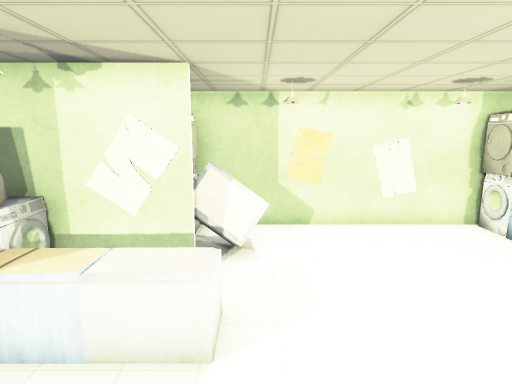
view 1 (above)

15 first-person views from a walk through a 3-D level made in the Unity game engine. The camera is 1.4 m above the floor, tilts 10° down and sees 75° across. The floor is counted in squares, 0.5 m on a side. Each view is taken from the middle of a square. On the plan, view 1 faces up. The plan holds only what a view shows up to about 20 squares ahead; the rest is blank. Some surface patterns are stand-ins.

view 2
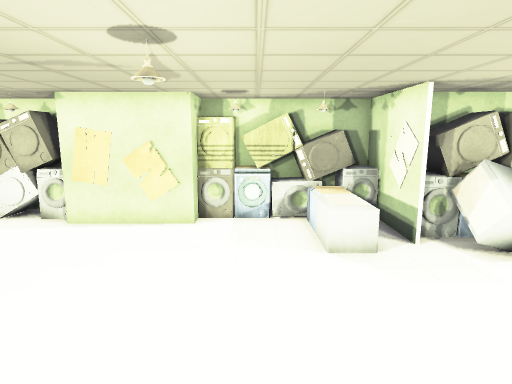

view 3
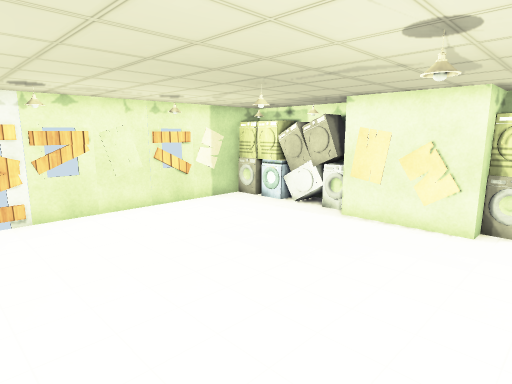

view 4
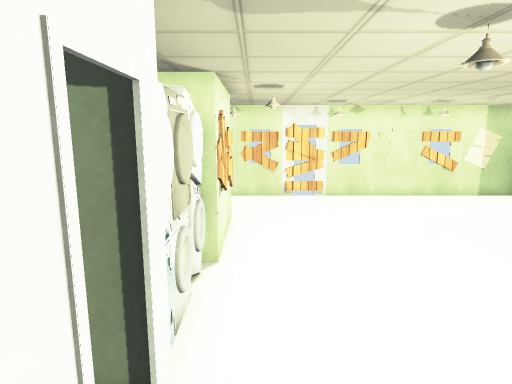

view 5
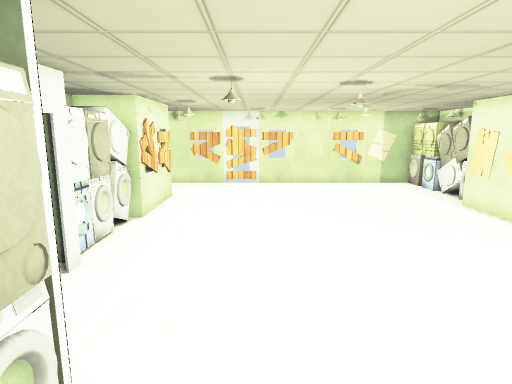

view 6
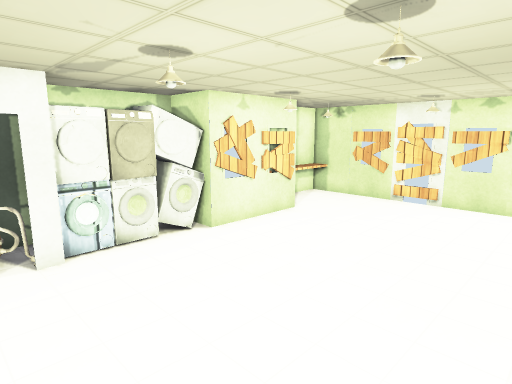

view 7
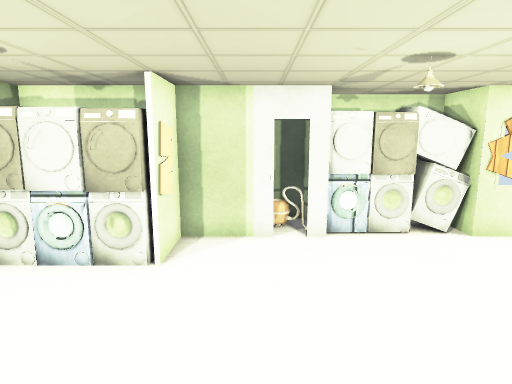

view 8
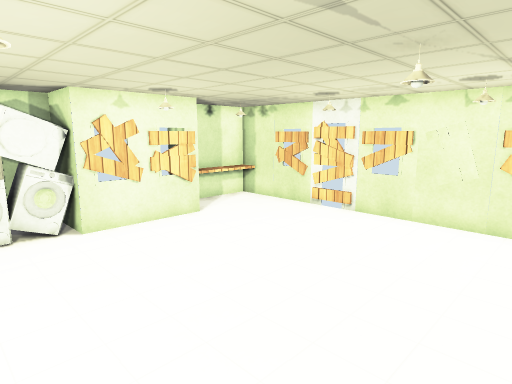

view 9
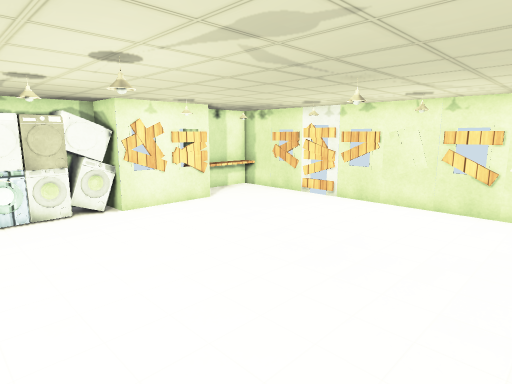

view 10
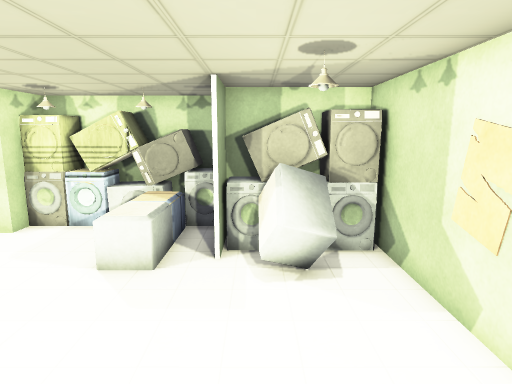

view 11
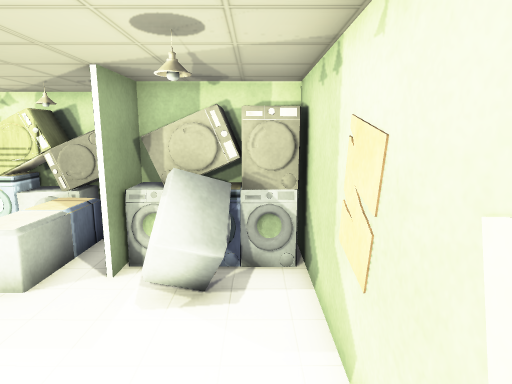

view 12
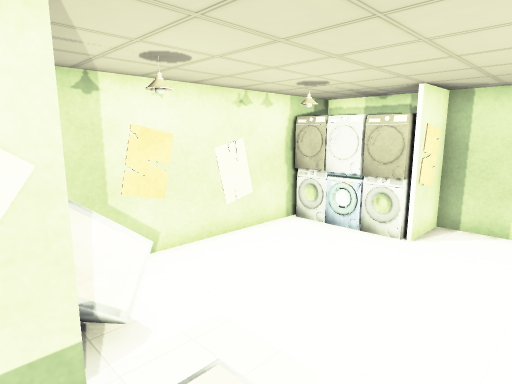

view 13
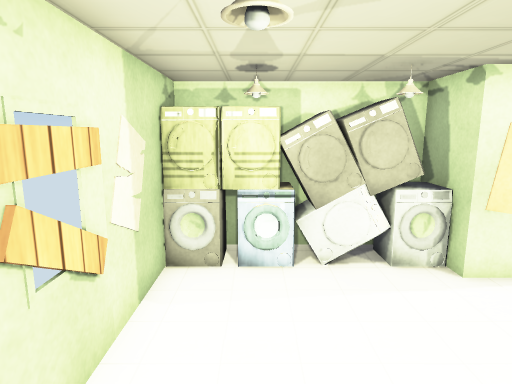

view 14
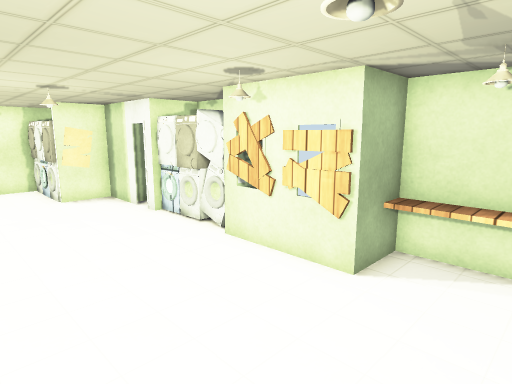

view 15
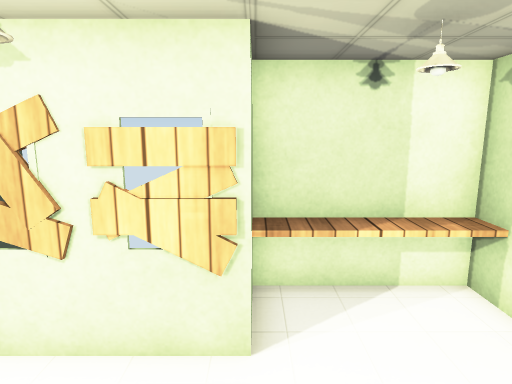

### Floor plan
Points are (right, up) in squares from view 1. A wall is a line through its corners. A room is listed if a view was taken in it or the views show most of it. See-through windows are left out.
Room 1 (views 1, 2, 3, 4, 5, 6, 7, 8, 9, 10, 11, 12, 13, 14, 15)
walls: (8.8, -4.6) (8.8, -3.4); (9.1, 2.1) (8.8, 2.1) (8.8, 6.1) (6.8, 6.1); (-3.8, 0.6) (-3.9, 0.1); (-3.8, 0.6) (-3.8, 0); (10.4, -1.9) (10.8, -1.9) (10.8, -0.5); (-3.8, 2.3) (-4, 1.7); (-3.8, 2.3) (-3.9, 1.6); (-3.8, 2.6) (-3.8, 1.5); (-3.9, 2.6) (-3.8, 1.8); (-4.1, 2.2) (-4, 1.6); (-4.4, -3.9) (-5.2, -3.9) (-5.2, -5.4); (9.4, -5.9) (10.5, -5.9) (9.4, -5.9); (-1.1, 6.1) (-5.2, 6.1) (-5.2, 0.1) (-3.2, 0.1) (-3.2, -4); (-5.2, 1.3) (-4.3, 1.3); (-5.1, 3.2) (-4.4, 3.2); (-5.1, 3.3) (-4.4, 3.3); (-5.1, 3.6) (-4.4, 3.6); (-3.7, -7.5) (-3.7, -8.3); (-3.8, -7.5) (-3.6, -8) (-3.7, -8.5); (-3.8, -7.5) (-3.6, -8.2); (-3.8, -7.5) (-3.8, -10); (-3.5, -8.1) (-3.7, -8.5); (-4.9, -7.5) (-3.6, -7.5) (-3.9, -9.5); (8.4, -9.9) (9.5, -9.9); (-5.2, -7.5) (-5.2, -8.9); (10.8, -9.5) (10.8, -8.4); (-4.8, -9.9) (3.6, -9.9); (7.6, 10.1) (-3.2, 10.1) (-3.2, 6.2) (-1.1, 6.2)
low walls: (9.1, 1.4) (9.1, 2.1); (-2.5, 3.7) (-3.5, 3.7); (-4, 2.6) (-3.7, 1.6); (-4, 2.6) (-3.8, 2.3); (-5, 2.6) (-3.9, 2.6); (-3.5, 4.9) (-2.4, 4.9); (-3.7, -7.5) (-3.8, -8)
objects: other object (-5, -7) to (-4, -7); other object (-5, -6); other object (-5, 4) to (-4, 4); other object (-4, -9); other object (-4, -6) to (-4, -5); other object (-4, -4); other object (-4, 1); other object (-4, 3); other object (-4, 5) to (-4, 6); other object (-2, 4) to (-1, 5); other object (-2, 7); other object (-2, 8); other object (-2, 9); other object (-1, 7) to (0, 9); plank (4, -10); plank (5, -10); plank (6, -10); plank (7, -10); other object (7, 7); other object (7, 8); other object (7, 9); plank (8, -10); other object (8, 7); other object (8, 9); plank (9, -6); plank (9, -5); plank (9, -3); plank (9, -2); other object (9, -1) to (10, 0); other object (9, 1) to (10, 1); plank (10, -11) to (10, -10); plank (10, -9) to (10, -8); plank (10, -7); other object (10, -2); other object (10, 0); plank (11, -11) to (11, -10); plank (11, -8); plank (11, -7) to (11, -6)

Where each view was taken, in squares from view 1:
view 1: 0 up, 0 right, facing up
view 2: 2 up, 7 right, facing left
view 3: 2 up, 7 right, facing down-left
view 4: 5 up, 8 right, facing down
view 5: 9 up, 5 right, facing down
view 6: 4 up, 1 right, facing down-right
view 7: 4 up, 0 right, facing right
view 8: 1 up, 1 left, facing down-right
view 9: 3 up, 3 left, facing down-right
view 10: 7 up, 6 right, facing left
view 11: 9 up, 5 right, facing left
view 12: 3 up, 2 left, facing up-right
view 13: 8 down, 3 right, facing left
view 14: 9 down, 3 right, facing up-right
view 15: 6 down, 5 right, facing right
